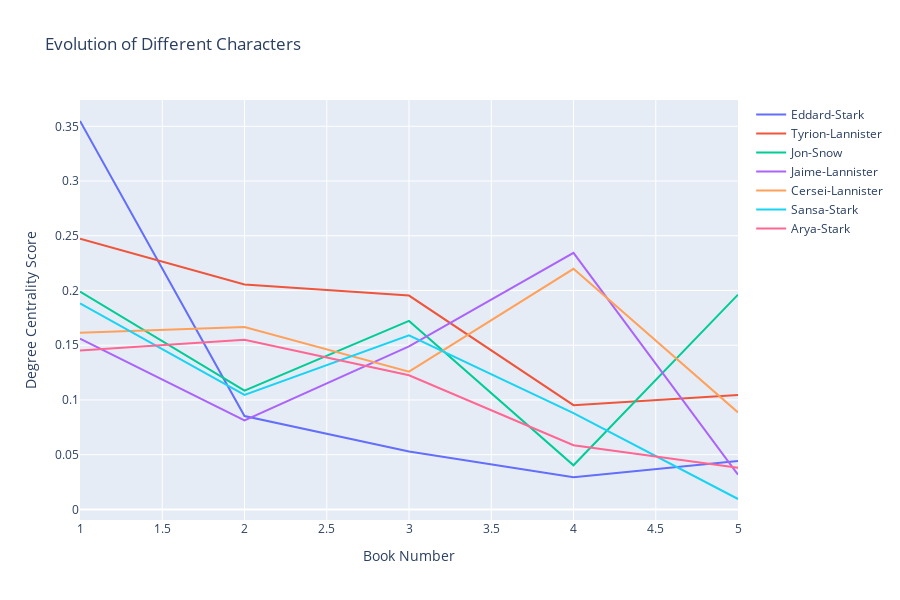

Here is the notebook cell this chart was saved with:
### Markdown cell above
## **Evolution of Central Characters through the books**

### Code cell
# Creating a list of degree centrality of all the books
Books_Graph = [G1, G2, G3, G4, G5]
evol = [nx.degree_centrality(Graph) for Graph in Books_Graph]

# Creating a DataFrame from the list of degree centralities in all the books
degree_evol_df = pd.DataFrame.from_records(evol)
degree_evol_df.index = degree_evol_df.index +1

# Plotting the degree centrality evolution of few important characters
fig = px.line(degree_evol_df[['Eddard-Stark','Tyrion-Lannister','Jon-Snow','Jaime-Lannister','Cersei-Lannister','Sansa-Stark','Arya-Stark']],
             title = "Evolution of Different Characters", width = 900, height = 600)
fig.update_layout(xaxis_title='Book Number',
                   yaxis_title='Degree Centrality Score',
                 legend={'title_text':''})
fig.show()

### Figure 1 — Plotly figure (JSON) as saved in the notebook; plotly's stock layout.template omitted (floating-point values rounded to 4 significant figures)
{"data": [{"hovertemplate": "variable=Eddard-Stark<br>index=%{x}<br>value=%{y}<extra></extra>", "legendgroup": "Eddard-Stark", "line": {"color": "#636efa", "dash": "solid"}, "marker": {"symbol": "circle"}, "mode": "lines", "name": "Eddard-Stark", "orientation": "v", "showlegend": true, "type": "scatter", "x": [1, 2, 3, 4, 5], "xaxis": "x", "y": [0.3548, 0.08527, 0.05298, 0.0293, 0.0443], "yaxis": "y"}, {"hovertemplate": "variable=Tyrion-Lannister<br>index=%{x}<br>value=%{y}<extra></extra>", "legendgroup": "Tyrion-Lannister", "line": {"color": "#EF553B", "dash": "solid"}, "marker": {"symbol": "circle"}, "mode": "lines", "name": "Tyrion-Lannister", "orientation": "v", "showlegend": true, "type": "scatter", "x": [1, 2, 3, 4, 5], "xaxis": "x", "y": [0.2473, 0.2054, 0.1954, 0.09524, 0.1044], "yaxis": "y"}, {"hovertemplate": "variable=Jon-Snow<br>index=%{x}<br>value=%{y}<extra></extra>", "legendgroup": "Jon-Snow", "line": {"color": "#00cc96", "dash": "solid"}, "marker": {"symbol": "circle"}, "mode": "lines", "name": "Jon-Snow", "orientation": "v", "showlegend": true, "type": "scatter", "x": [1, 2, 3, 4, 5], "xaxis": "x", "y": [0.1989, 0.1085, 0.1722, 0.04029, 0.1962], "yaxis": "y"}, {"hovertemplate": "variable=Jaime-Lannister<br>index=%{x}<br>value=%{y}<extra></extra>", "legendgroup": "Jaime-Lannister", "line": {"color": "#ab63fa", "dash": "solid"}, "marker": {"symbol": "circle"}, "mode": "lines", "name": "Jaime-Lannister", "orientation": "v", "showlegend": true, "type": "scatter", "x": [1, 2, 3, 4, 5], "xaxis": "x", "y": [0.1559, 0.0814, 0.149, 0.2344, 0.03165], "yaxis": "y"}, {"hovertemplate": "variable=Cersei-Lannister<br>index=%{x}<br>value=%{y}<extra></extra>", "legendgroup": "Cersei-Lannister", "line": {"color": "#FFA15A", "dash": "solid"}, "marker": {"symbol": "circle"}, "mode": "lines", "name": "Cersei-Lannister", "orientation": "v", "showlegend": true, "type": "scatter", "x": [1, 2, 3, 4, 5], "xaxis": "x", "y": [0.1613, 0.1667, 0.1258, 0.2198, 0.08861], "yaxis": "y"}, {"hovertemplate": "variable=Sansa-Stark<br>index=%{x}<br>value=%{y}<extra></extra>", "legendgroup": "Sansa-Stark", "line": {"color": "#19d3f3", "dash": "solid"}, "marker": {"symbol": "circle"}, "mode": "lines", "name": "Sansa-Stark", "orientation": "v", "showlegend": true, "type": "scatter", "x": [1, 2, 3, 4, 5], "xaxis": "x", "y": [0.1882, 0.1047, 0.1589, 0.08791, 0.009494], "yaxis": "y"}, {"hovertemplate": "variable=Arya-Stark<br>index=%{x}<br>value=%{y}<extra></extra>", "legendgroup": "Arya-Stark", "line": {"color": "#FF6692", "dash": "solid"}, "marker": {"symbol": "circle"}, "mode": "lines", "name": "Arya-Stark", "orientation": "v", "showlegend": true, "type": "scatter", "x": [1, 2, 3, 4, 5], "xaxis": "x", "y": [0.1452, 0.155, 0.1225, 0.05861, 0.03797], "yaxis": "y"}], "layout": {"height": 600, "legend": {"title": {"text": ""}, "tracegroupgap": 0}, "title": {"text": "Evolution of Different Characters"}, "width": 900, "xaxis": {"anchor": "y", "domain": [0, 1], "title": {"text": "Book Number"}}, "yaxis": {"anchor": "x", "domain": [0, 1], "title": {"text": "Degree Centrality Score"}}}}
